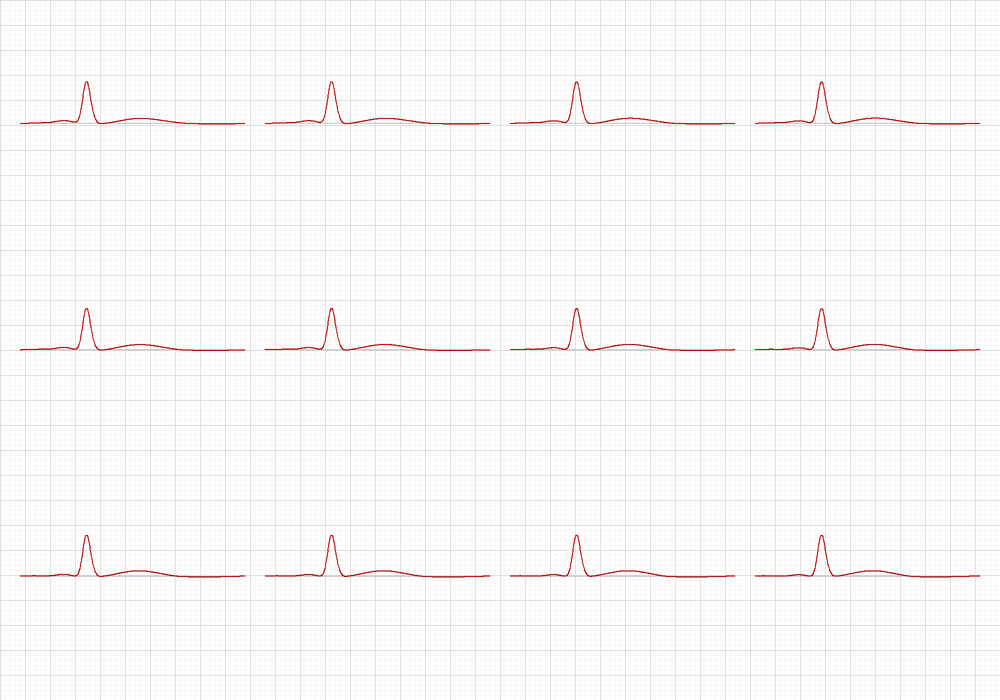
#> input picture src_p11/samples/ecg_images/synthetic_12lead.png, 1000 x 700 px, shrunk from 2000 x 1400 before the run
$ jupyter execute 19_Deskew_BuscaBruta.ipynb
#> lines starting #> are read from the running program, lines starting #| are printed output that depends on the picture; long printed decimals are rounded
#> further down, img is the input picture: PIL image 1000x700 RGB; mean R, G, B 249.3, 248.3, 248.3
### src_p11/cv/deskew.py
import numpy as np
from PIL import Image


def _to_gray(img_or_arr):
    if isinstance(img_or_arr, Image.Image):
        return np.asarray(img_or_arr.convert("L"))
    arr = np.asarray(img_or_arr)
    if arr.ndim == 3:
        r, g, b = arr[..., 0], arr[..., 1], arr[..., 2]
        arr = (0.2989 * r + 0.5870 * g + 0.1140 * b).astype(np.float32)
    return arr


def _proj_score(gray):
    # usa gradientes simples para salientar linhas de grade e calcula variância das projeções
    gx = np.abs(np.diff(gray, axis=1))
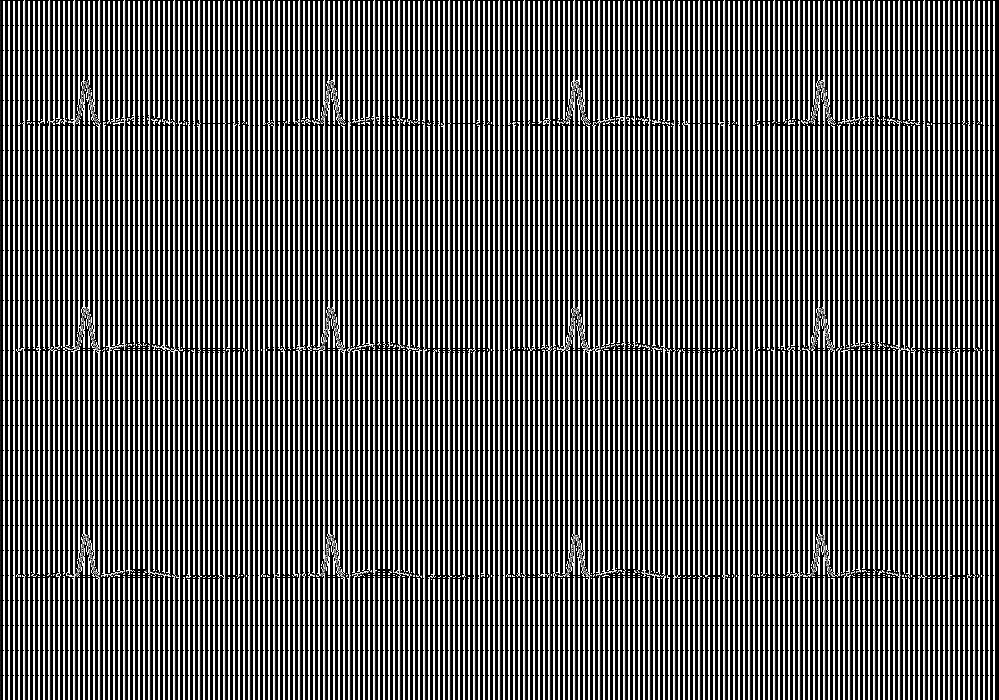
#> gx: shape (700, 999); min 0, max 255, mean 99.9
    gy = np.abs(np.diff(gray, axis=0))
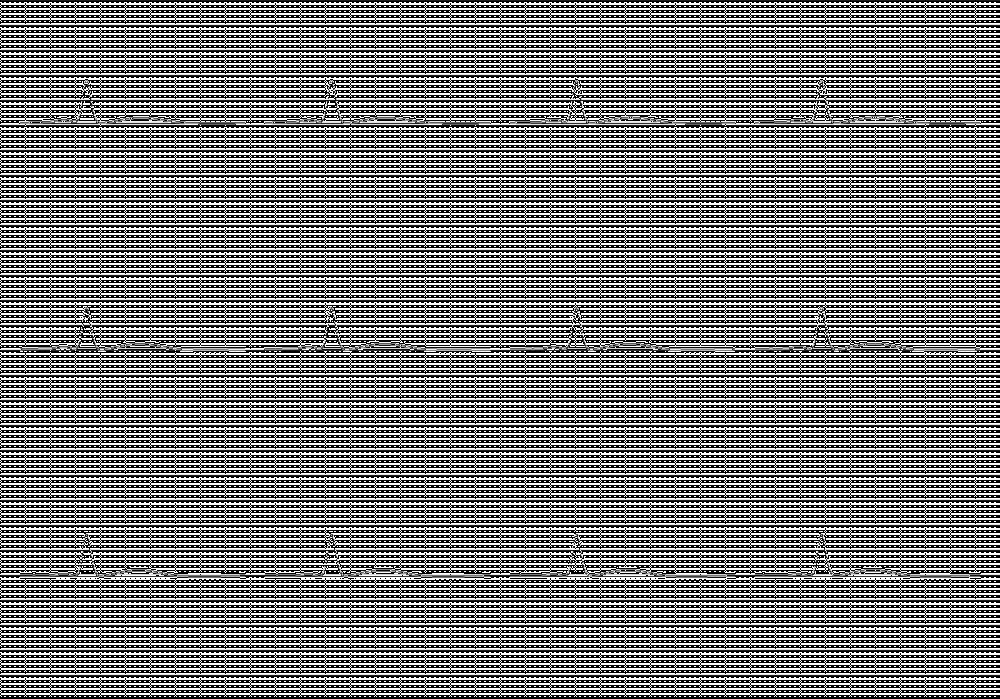
#> gy: shape (699, 1000); min 0, max 255, mean 122
    sx = gx.mean(axis=0)
#> sx = 999 values, max 251.3 at index 4, min 0 at index 2, mean 99.86
    sy = gy.mean(axis=1)
#> sy = 699 values, max 244.1 at index 3, min 0 at index 697, mean 122
    # maior variância indica linhas mais alinhadas ao eixo
    return float(np.var(sx) + np.var(sy))


def estimate_rotation_angle(img: Image.Image, search_deg=6.0, step=0.5):
    """
    Busca bruta de ângulo em [-search_deg, +search_deg] (deg) maximizando a variância
    das projeções dos gradientes (proxy para alinhamento com a grade).
    Retorna: {'angle_deg': best, 'score': best_score, 'score0': score_sem_rotacao}
    """
    gray0 = _to_gray(img)
    score0 = _proj_score(gray0)
#> score0 = 23756.4
    best_angle = 0.0
    best_score = score0
#> best_score = 23756.4
    # varre ângulos
    n = int(2 * search_deg / step) + 1
    for k in range(n):
        ang = -search_deg + k * step
        if abs(ang) < 1e-6:
            continue
        gr = img.rotate(ang, resample=Image.BILINEAR, expand=True, fillcolor=(255, 255, 255))
        score = _proj_score(_to_gray(gr))
        if score > best_score:
            best_score, best_angle = score, ang
#> this loop made 25 passes
#> score on passes 1 to 12: 1426.1, 1366.4, 1281.5, 1197.7, 1123.7, 1006.7, 910.3, 790.8, 676.1, 598.5, 600.4, 705.6
#> pass 1, in _proj_score (call 2), `gx = np.abs(np.diff(gray, axis=1))`:
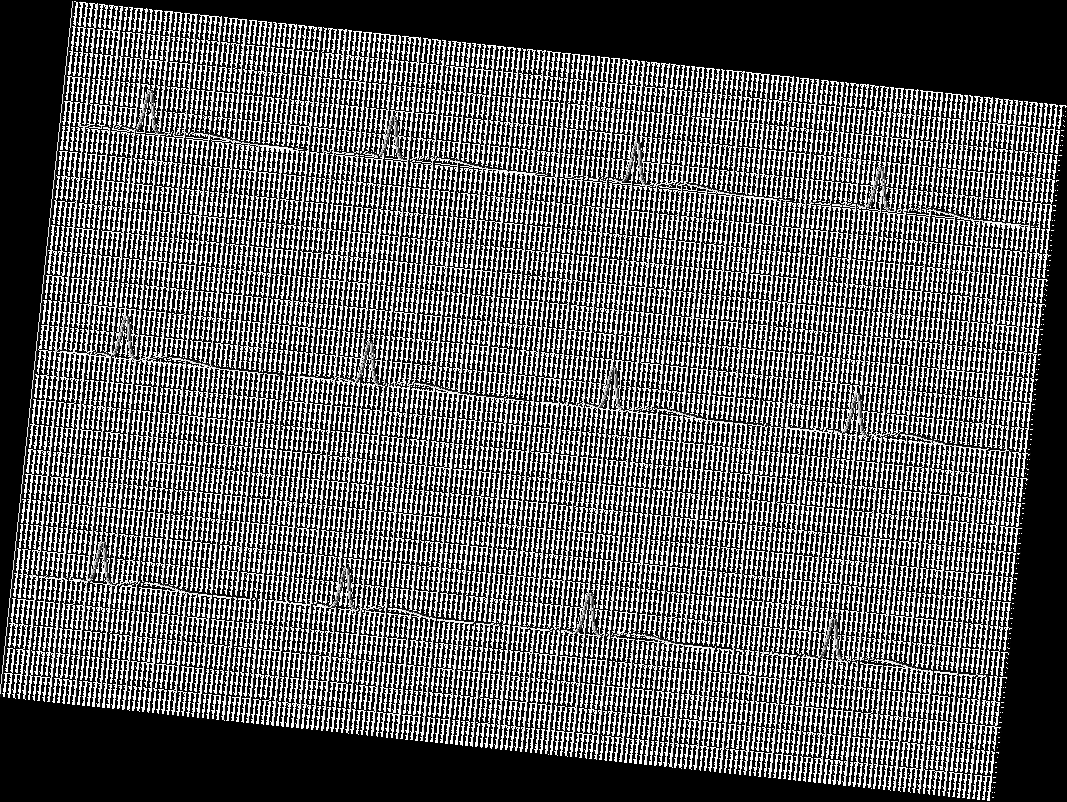
#> gx: shape (802, 1067); min 0, max 255, mean 96.7
#> pass 1, in _proj_score (call 2), `gy = np.abs(np.diff(gray, axis=0))`:
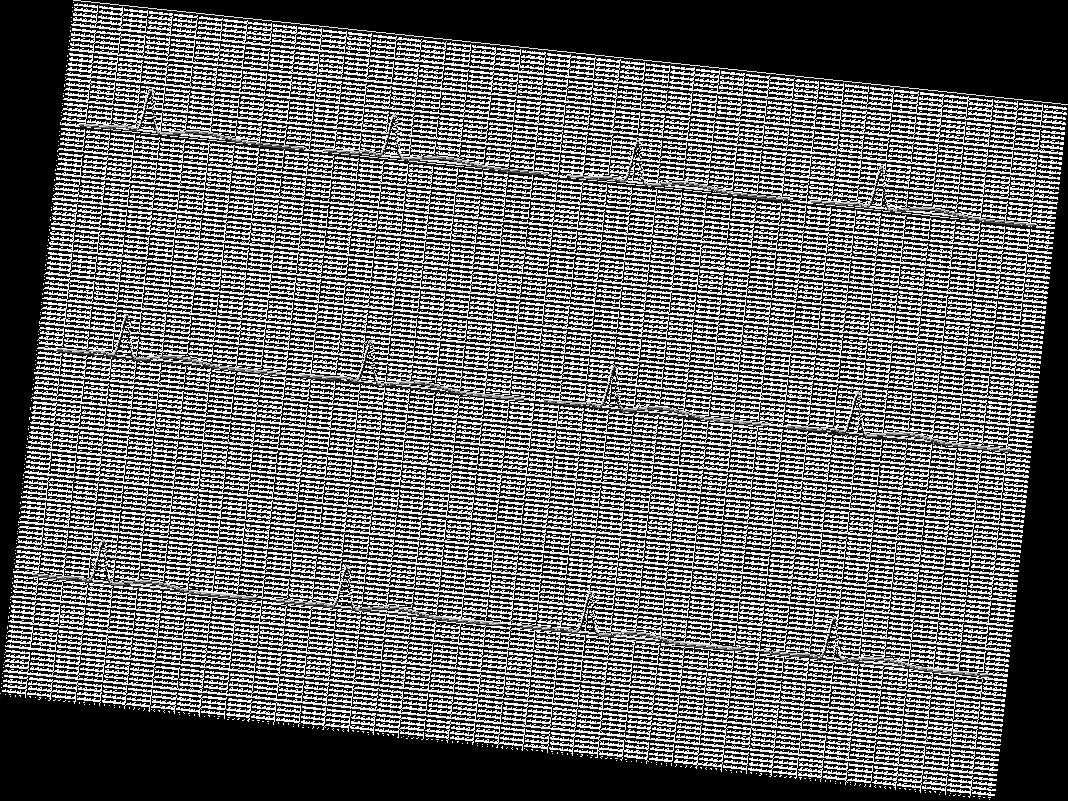
#> gy: shape (801, 1068); min 0, max 255, mean 100.4
#> after the loop:
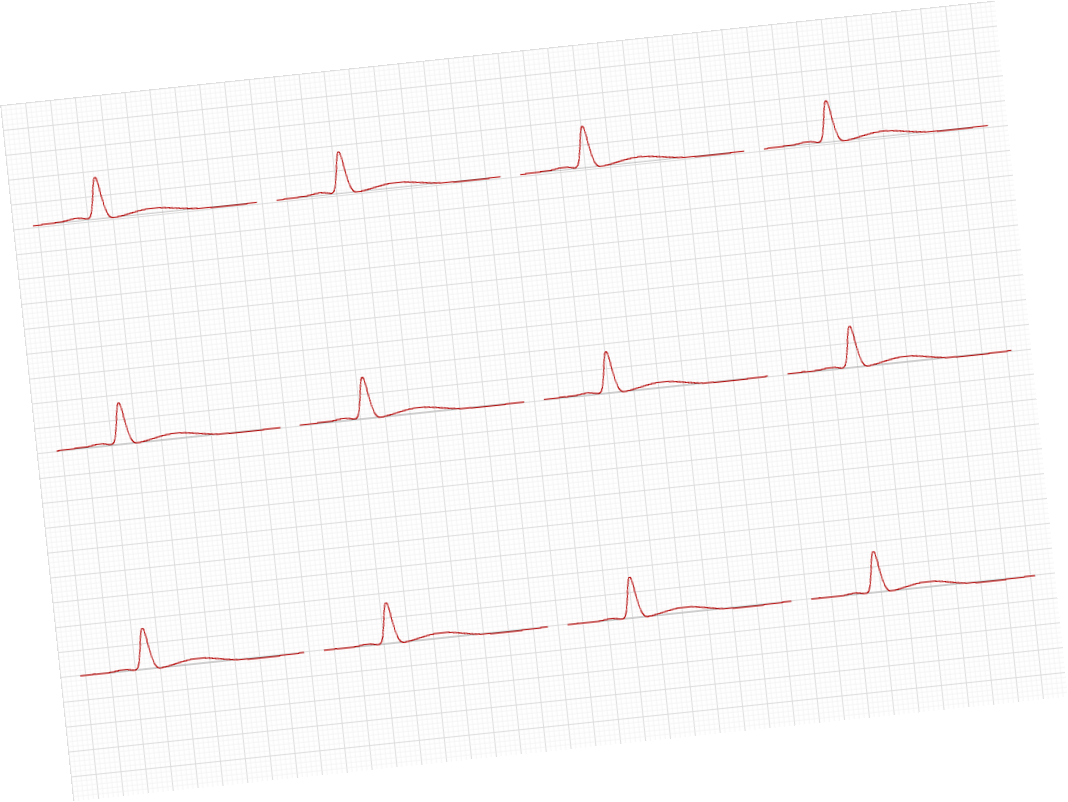
#> gr: PIL image 1068x802 RGB; mean R, G, B 249.9, 249.1, 249.1
#> after the loop, best_angle = 0; best_score = 23756.4
    return {"angle_deg": float(best_angle), "score": float(best_score), "score0": float(score0)}


def rotate_image(img: Image.Image, angle_deg: float) -> Image.Image:
    return img.rotate(
        float(angle_deg), resample=Image.BILINEAR, expand=True, fillcolor=(255, 255, 255)
    )

### src_p11/notebooks/19_Deskew_BuscaBruta.ipynb
# 19_Deskew_BuscaBruta

Deskew por varredura de ângulo maximizando variância de projeções de gradiente.

[cell 1]
from PIL import Image

from cv.deskew import estimate_rotation_angle, rotate_image

img = Image.open('../samples/ecg_images/synthetic_12lead.png').convert('RGB')
info = estimate_rotation_angle(img, search_deg=6.0, step=0.5)
#> info = {'angle_deg': 0, 'score': 23756.4, 'score0': 23756.4}
print(info)
#| {'angle_deg': 0.0, 'score': 23756.410, 'score0': 23756.410}
rot = rotate_image(img, info['angle_deg'])
rot.size
#> Out = (1000, 700)
